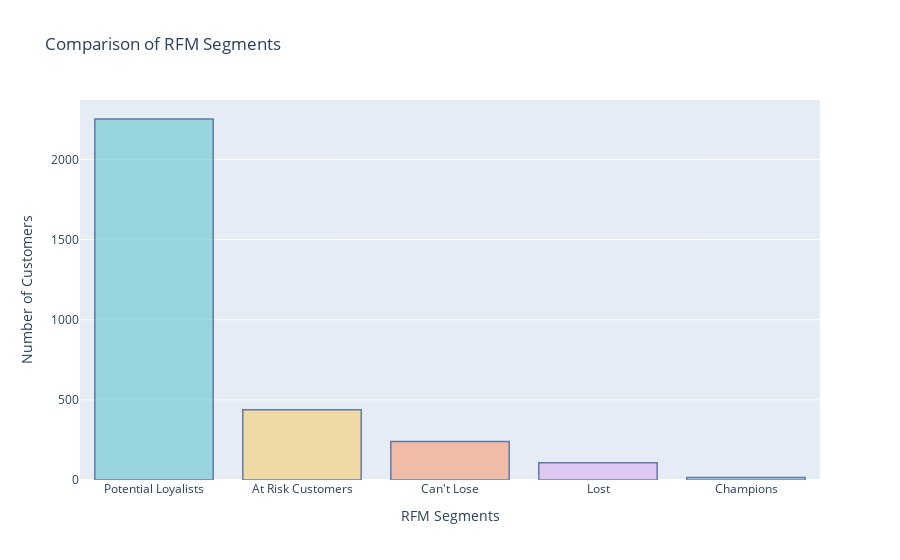

The notebook cell saved with this chart:
### Code cell
import plotly.colors
import plotly.graph_objects as go

pastel_colors = plotly.colors.qualitative.Pastel

segment_counts = rfm_df['RFM Customer Segments'].value_counts()

# Create a bar chart to compare segment counts
fig = go.Figure(data=[go.Bar(x=segment_counts.index, y=segment_counts.values,
                            marker=dict(color=pastel_colors))])

# Set the color of the Champions segment as a different color
champions_color = 'rgb(158, 202, 225)'
fig.update_traces(marker_color=[champions_color if segment == 'Champions' else pastel_colors[i]
                                for i, segment in enumerate(segment_counts.index)],
                  marker_line_color='rgb(8, 48, 107)',
                  marker_line_width=1.5, opacity=0.6)

# Update the layout
fig.update_layout(title='Comparison of RFM Segments',
                  xaxis_title='RFM Segments',
                  yaxis_title='Number of Customers',
                  showlegend=False)

fig.show()

### Figure 1 — Plotly figure (JSON) as saved in the notebook; plotly's stock layout.template omitted (floating-point values rounded to 4 significant figures)
{"data": [{"marker": {"color": ["rgb(102, 197, 204)", "rgb(246, 207, 113)", "rgb(248, 156, 116)", "rgb(220, 176, 242)", "rgb(158, 202, 225)"], "line": {"color": "rgb(8, 48, 107)", "width": 1.5}}, "opacity": 0.6, "type": "bar", "x": ["Potential Loyalists", "At Risk Customers", "Can't Lose", "Lost", "Champions"], "y": [2252, 439, 240, 108, 15]}], "layout": {"showlegend": false, "title": {"text": "Comparison of RFM Segments"}, "xaxis": {"title": {"text": "RFM Segments"}}, "yaxis": {"title": {"text": "Number of Customers"}}}}
